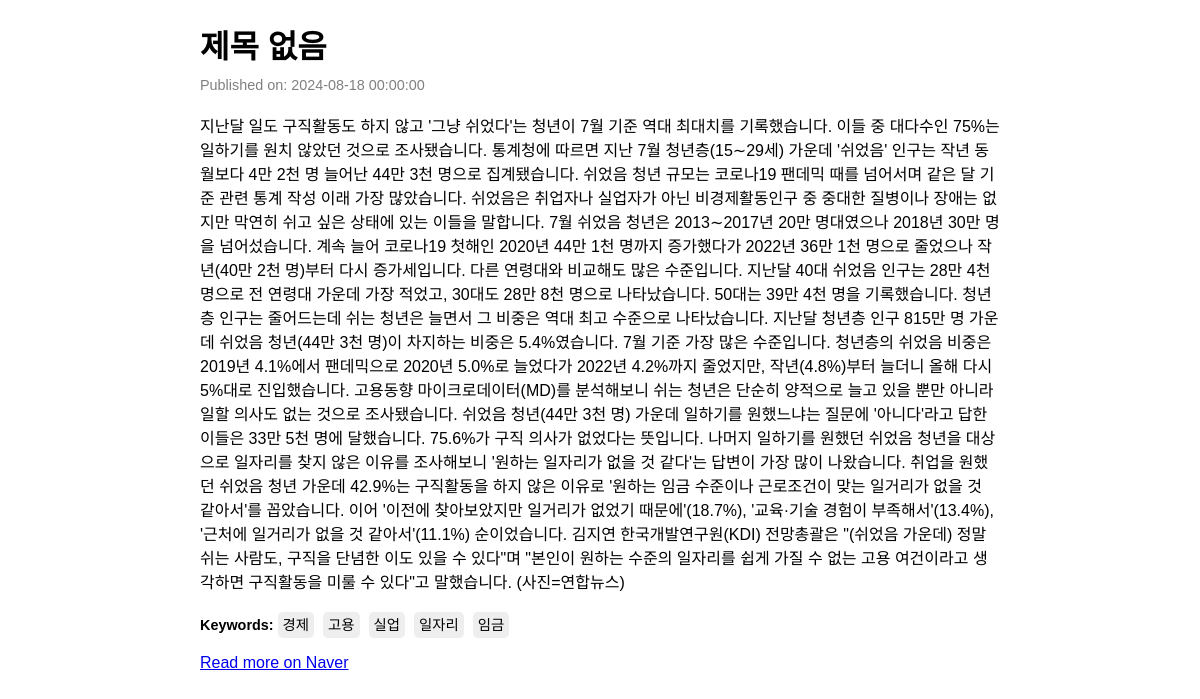
/news/5, run on the app's committed database.
### factory_model.py (models this page shows)
class Naver_news(db.Model):
    __tablename__ = 'Naver_news'
    id = db.Column(db.Integer, primary_key=True)
    date = db.Column(db.DateTime, nullable=True)
    title = db.Column(db.Text, nullable=True)
    content = db.Column(db.Text, nullable=True)
    url = db.Column(db.Text, nullable=True)
    keyword = db.Column(db.JSON, nullable=True)
    sentiment = db.Column(db.String(10),nullable=True)

### main_views.py (the view)
@bp.route('/news/<int:news_id>')
def show_news_detail(news_id):
    news = factory_model.Naver_news.query.get(news_id)
    return render_template('news_detail.html', news=news)

### templates/news_detail.html (shortened to what this page needs)
<!DOCTYPE html>
<html lang="ko">
<head>
</head>
<body>
    <div class="news-container">
        <h1>{{ news.title }}</h1>
        <div class="date">Published on: {{ news.date }}</div>
        <div class="content">{{ news.content }}</div>
        <div class="keywords">
            <strong>Keywords:</strong>
            {% for keyword in news.keyword %}
                <span>{{ keyword }}</span>
            {% endfor %}
        </div>
        <div class="source">
            <a href="{{ news.url }}" target="_blank">Read more on Naver</a>
        </div>
    </div>
</body>
</html>

### templates/news_detail.html (style rules this page uses)
body { font-family: Arial, sans-serif; margin: 20px; }
.news-container { max-width: 800px; margin: 0 auto; }
h1 { font-size: 2em; margin-bottom: 10px; }
.date { color: gray; font-size: 0.9em; margin-bottom: 20px; }
.content { margin-bottom: 20px; }
.keywords { font-size: 0.9em; margin-bottom: 20px; }
.keywords span { background-color: #eee; padding: 5px; margin-right: 5px; border-radius: 5px; }

### data on the page
Naver_news: title "제목 없음", date "2024-08-18 00:00:00", content "지난달 일도 구직활동도 하지 않고 '그냥 쉬었다'는 청년이 7월 기준 역대 최대치를 기록했습니다. 이들 중 대다수인 75%는 일하기를 원치 않았던 것으로 조사됐습니다. 통계청에 따르면 지난 7월 청년층(15∼29세) 가운데 '쉬었음' 인구는 작년 동월보다 4만 2천 명 늘어난 44만 3천 명으로 집계됐습니다. 쉬었음 청년 규모는 코로나19 팬데믹 때를 넘어서며 같은 달 기준 관련 통계 작성 이래 가장 많았습니다. 쉬었음은 취업자나 실업자가 아닌 비경제활동인구 중 중대한 질병이나 장애는 없지만 막연히 쉬고 싶은 상태에 있는 이들을 말합니다. 7월 쉬었음 청년은 2013∼2017년 20만 명대였으나 2018년 30만 명을 넘어섰습니다. 계속 늘어 코로나19 첫해인 2020년 44만 1천 명까지 증가했다가 2022년 36만 1천 명으로 줄었으나 작년(40만 2천 명)부터 다시 증가세입니다. 다른 연령대와 비교해도 많은 수준입니다. 지난달 40대 쉬었음 인구는 28만 4천 명으로 전 연령대 가운데 가장 적었고, 30대도 28만 8천 명으로 나타났습니다. 50대는 39만 4천 명을 기록했습니다. 청년층 인구는 줄어드는데 쉬는 청년은 늘면서 그 비중은 역대 최고 수준으로 나타났습니다. 지난달 청년층 인구 815만 명 가운데 쉬었음 청년(44만 3천 명)이 차지하는 비중은 5.4%였습니다. 7월 기준 가장 많은 수준입니다. 청년층의 쉬었음…"

### other printed values
{{ keyword }} "경제" "고용" "실업" "일자리" "임금"
